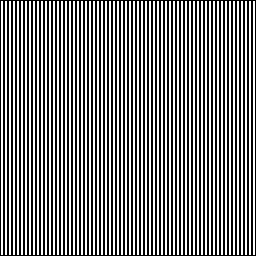
#> input picture 05-furijeova-transformacija/data/vertikalne_linije.gif, 256 x 256 px
$ jupyter execute '03-Furijeove transformacije jednostavnih slika.ipynb'
#> lines starting #> are read from the running program, lines starting #| are printed output that depends on the picture; after the words box and inside, x2 and y2 are one past the last pixel; in counts of white or black regions, pixels touching at a corner belong together
# Furijeove transformacije jednostavnih slika

Sledeći primeri ilustruju kako izgledaju Furijeove transformacije nekih jednostavnih slika koje sadrže horizontalne, vertikalne ili dijagonalne linije.

[cell 1]
import numpy as np
from matplotlib import pyplot as plt

[cell 2]
from PIL import Image

[cell 3]
def show_spectar(image):
    # get the Fourier coefficients and shifts them
    c = np.fft.fftshift(np.fft.fft2(image))

    fig, (ax1, ax2) = plt.subplots(nrows= 1, ncols= 2, figsize=(15,15))

    ax1.imshow(image, cmap='gray')
    ax1.axis('off')
    ax1.set_title('Originalna slika')

    ax2.imshow(np.abs(c), cmap='gray')
    ax2.axis('off')
    ax2.set_title('Spektar')


    plt.show()

[cell 4]
vertical_lines = Image.open('data/vertikalne_linije.gif').convert("L")

[cell 5]
vertical_lines.size
#> Out = (256, 256)

[cell 6]
show_spectar(vertical_lines)
#> in show_spectar, `plt.show()`:
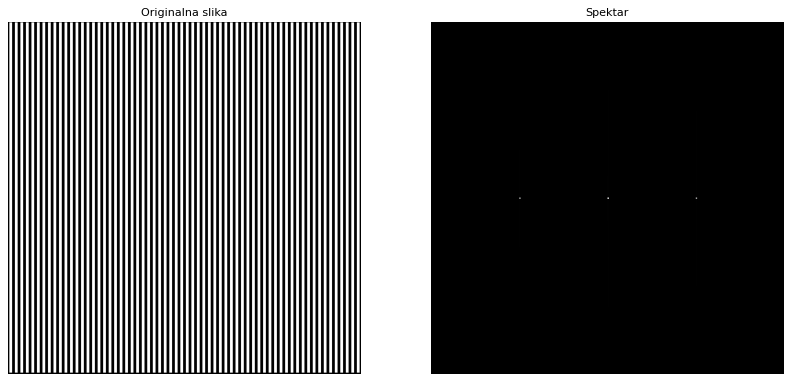
#> figure drawn by matplotlib, 2 panels

Spektar sadrži samo centralnu frekvenciju i dve simetrične frekvencije duž horizontale koja polovi kvadrat.

[cell 7]
horizontal_lines = vertical_lines.convert("L").rotate(angle=90) #za pojavanje vidljivosti
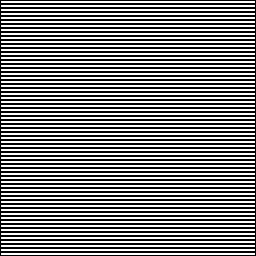
#> horizontal_lines: PIL image 256x256 L; min 0, max 255, mean 127

[cell 8]
show_spectar(horizontal_lines)
#> in show_spectar (call 2), `plt.show()`:
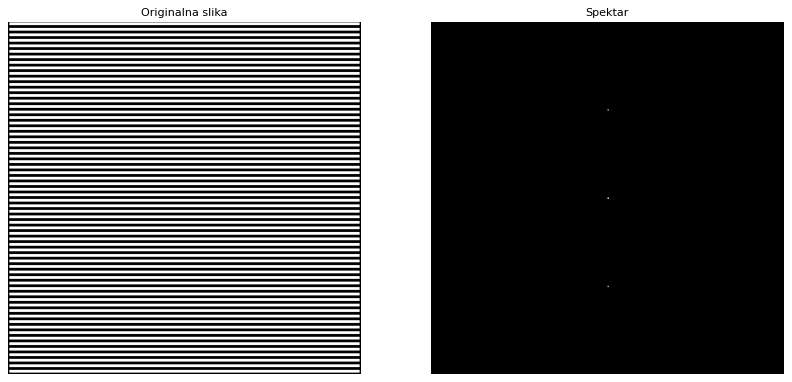
#> figure drawn by matplotlib, 2 panels

Ovaj spektar sadrži samo centralnu frekvenciju i dve simetrične frekvencije duž vertikale koja polovi kvadrat. Možemo primetiti da je, takođe, zarotiran za 90 stepeni u odnosu na prethodni spektar.

[cell 9]
diagonals = Image.open('data/dijagonalne_linije.gif')
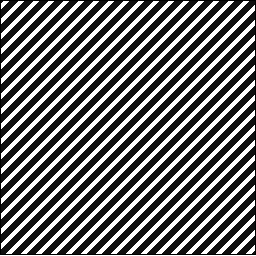
#> input picture 05-furijeova-transformacija/data/dijagonalne_linije.gif, 256 x 256 px
#> diagonals is the input picture: PIL image 256x256 P; min 0, max 255, mean 110.4

[cell 10]
diagonals.size
#> Out = (256, 256)

[cell 11]
show_spectar(diagonals)
#> in show_spectar (call 3), `plt.show()`:
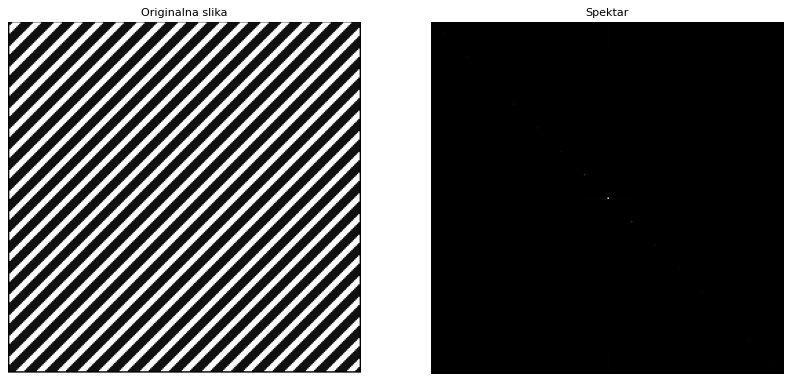
#> figure drawn by matplotlib, 2 panels

Spektar ove slike sadrži duž glavne dijagonale nekoliko frekvencija skoncentrisanih oko centra.

[cell 12]
house = Image.open('data/house.gif')
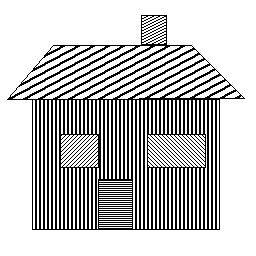
#> input picture 05-furijeova-transformacija/data/house.gif, 256 x 256 px
#> house is the input picture: PIL image 256x256 P; min 0, max 255, mean 193.8

[cell 13]
house.size
#> Out = (256, 256)

[cell 14]
show_spectar(house)
#> in show_spectar (call 4), `plt.show()`:
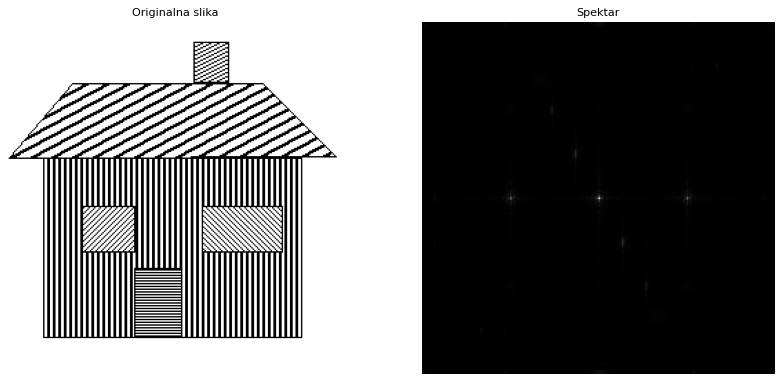
#> figure drawn by matplotlib, 2 panels

Kako je ova slika kombinuje prethodno pomenute jednostavne slike, vidimo da i njen frekvencijski spektar predstavlja kombinaciju pomenutih spektara.

[cell 15]
vertical_lines = Image.open('data/vertikalne_linije.gif').convert("L")

[cell 16]
imm = np.ones(vertical_lines.size)
type(imm)

[cell 17]
img_org= np.array(imm)
plt.imshow(img_org,cmap = "gray")
plt.axis('off')
plt.title('Originalna slika');
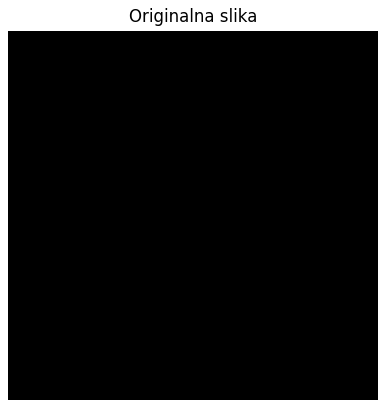
#> figure drawn by matplotlib, 1 panel

[cell 18]
def create_watermark(imgshape, r, n=7500):

    # inicijalizujemo generator slucajnih brojeva
#> called with imgshape = (256, 256), r = 75, n = 7500
    np.random.seed(10)

    # vodeni zig je matrica istih dimenzija kao slika
    watermark = np.zeros(imgshape)

    # centar kruga je centar slike
    xc = imgshape[0] // 2
    yc = imgshape[1] // 2

    for i in range(n):
        # tacka (x, y) na krugu se moze dobiti preko polarnih koordinata
        x = xc + int(r * np.cos(2*np.pi*i/n))
        y = yc + int(r * np.sin(2*np.pi*i/n))

        # na odgovarajućoj poziciji se postavlja slučajno 0 ili 1
        watermark[x, y] = np.random.choice([0, 1])

    return watermark

[cell 19]
watermark = create_watermark(img_org.shape,75)

[cell 20]
plt.imshow(watermark, cmap='gray')
plt.title('Vodeni zig')
plt.axis('off')
plt.show()

[cell 21]
c = np.fft.fft2(watermark)
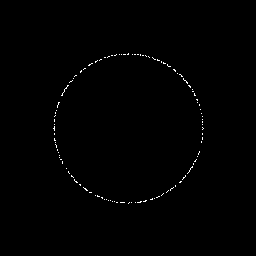
#> watermark: shape (256, 256) float64; values 0 (black) and 1 (white), 0.46% white in thin lines or dots, all inside (x1, y1, x2, y2) = (53, 53, 204, 204)
c_shift = np.fft.fftshift(np.fft.ifft2(c))

[cell 22]
plt.imshow(np.abs(c_shift),"gray")
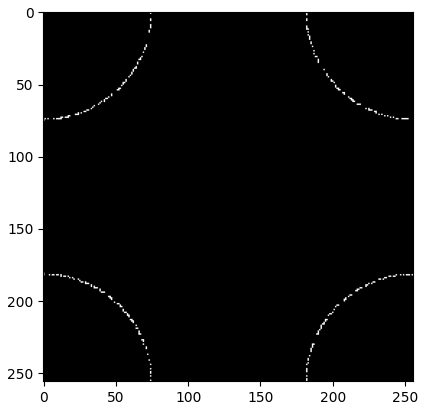
#> figure drawn by matplotlib, 1 panel

[cell 23]
def add_watermark(img, watermark, alpha):

#> called with alpha = 50000
    c = np.fft.fft2(img)
#> img: shape (256, 256) float64; every value is 1
    c_shifted = np.fft.fftshift(c)

    c_protected = c_shifted + alpha * np.fft.fftshift(np.fft.fft2(watermark))
        # because ifft gave us back complex number we extract real value
    return np.abs(np.fft.ifft2(np.fft.ifftshift(c_protected)))

[cell 24]
img_protected = add_watermark(img_org, watermark, 50000)
img_protected = Image.fromarray(img_protected)

[cell 25]
plt.imshow(img_protected)
